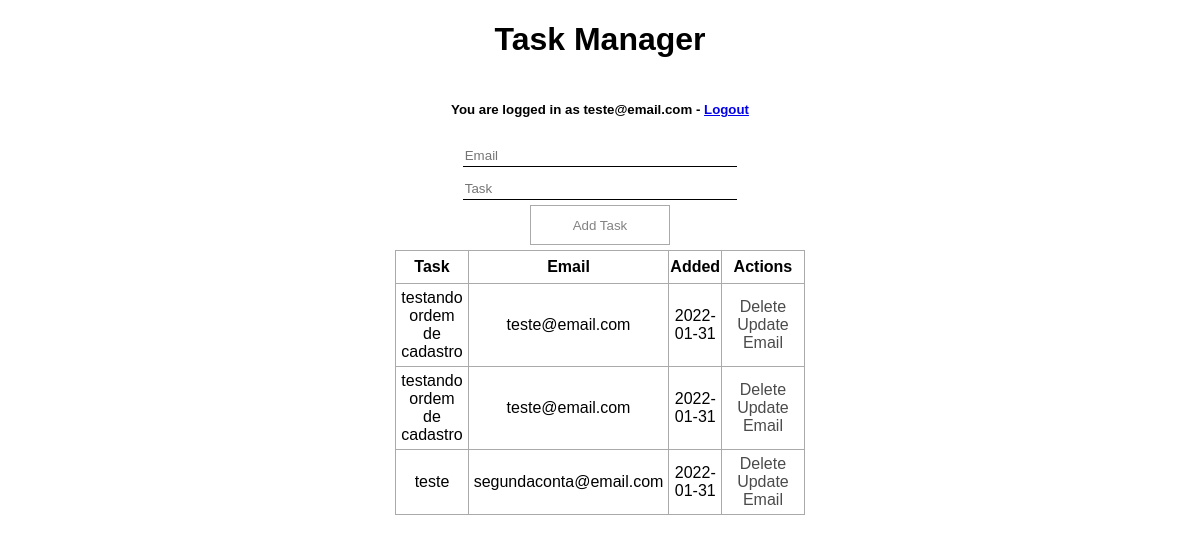
Screenshot of / (signed in) with the database file from the repository.
### app.py (models this page shows, shortened)
class User(UserMixin, db.Model):
    id = db.Column(db.Integer, primary_key=True)
    email = db.Column(db.String(100), unique=True)
    username = db.Column(db.String(100))
    password_hash = db.Column(db.String())
    tasks = db.relationship('Todo', backref='user', lazy=True)

class Todo(db.Model):
    id = db.Column(db.Integer, primary_key=True)
    content = db.Column(db.String(200), nullable=False)
    email = db.Column(db.String(100), nullable=False)
    date_created = db.Column(db.DateTime, default=datetime.utcnow)
    user_id = db.Column(db.Integer, db.ForeignKey('user.id'))

### app.py (the view)
@app.route('/', methods=['POST', 'GET'])
@login_required
def index():
    if request.method == 'POST':
        task_content = request.form['content']
        task_email = request.form['email']
        new_task = Todo(content=task_content, email=task_email, user_id=current_user.id)
        try:
            db.session.add(new_task)
            db.session.commit()
            return redirect('/')
        except:
            return 'ERROR'
    else:
        tasks = Todo.query.filter_by(user_id = current_user.id).all()
        return render_template('index.html', tasks=tasks)

### app.py (called while the page is built)
@login_manager.user_loader
def load_user(id):
    return User.query.get(int(id))

### templates/index.html (shortened to what this page needs)
{% extends 'base.html' %}
{% block body %}
<div class="content">
    <h1>Task Manager</h1>
    <h5>You are logged in as {{ current_user.email }} - <a href="{{url_for('logout') }}">Logout</a></h5>
    <form action="/" method="POST">
        <input placeholder="Email" type="email" name="email" id="email">
        <input placeholder="Task" type="text" name="content" id="content">
        <br>
        <input type="submit" value="Add Task" id="addButton">
    </form>
    {% if tasks|length < 1 %}
        <h4>There are no tasks. Create a new one!</h4>
    {% else %}
    <table>
        <tr>
            <th>Task</th>
            <th>Email</th>
            <th>Added</th>
            <th>Actions</th>
        </tr>
        {% for task in tasks %}
        <tr>
            <td>{{ task.content }}</td>
            <td>{{ task.email }}</td>
            <td>{{ task.date_created.date() }}</td>
            <td>
                <a id="link" href="/delete/{{task.id}}">Delete</a>
                <br>
                <a id="link" href="/update/{{task.id}}">Update</a>
                <br>
                <a id="link" href="/mail/{{task.id}}">Email</a>
            </td>
        </tr>
        {% endfor %}
    </table>
    {% endif %}
</div>
{% endblock %}

### templates/base.html (shortened to what this page needs)
<!DOCTYPE html>
    <head>
        <link rel="stylesheet" href="{{ url_for('static', filename='css/main.css') }}">
    </head>
    <body>
        {% block body %} {% endblock %}
    </body>
</html>

### static/css/main.css (style rules this page uses)
body, html { margin: 0; font-family: sans-serif; }
.content { margin: 0 auto; width: 400px; text-align: center; display: flex; flex-direction: column; align-items: center; justify-content: center; }
table, td, th { border: 1px solid #aaa; }
table { border-collapse: collapse; width: 100%; }
th { height: 30px; }
td { text-align: center; padding: 5px; }
#content, #email { width: 70%; height: 20px; margin: 5px; outline: none; border: none; border-bottom: 1px solid black; }
#addButton { width: 140px; height: 40px; border-radius: 0; cursor: pointer; border: 1px solid #aaa; color: #838383; background: white; margin-bottom: 5px; transition: all 0.2s; }
#link { text-decoration: none; color: rgb(75, 75, 75); margin: 10px; transition: color 0.2s; }

### rows the page displays
User: email "teste@email.com"
Todo: content "testando ordem de cadastro", email "teste@email.com", date_created "2022-01-31"
Todo: content "testando ordem de cadastro", email "teste@email.com", date_created "2022-01-31"
Todo: content "teste", email "segundaconta@email.com", date_created "2022-01-31"
